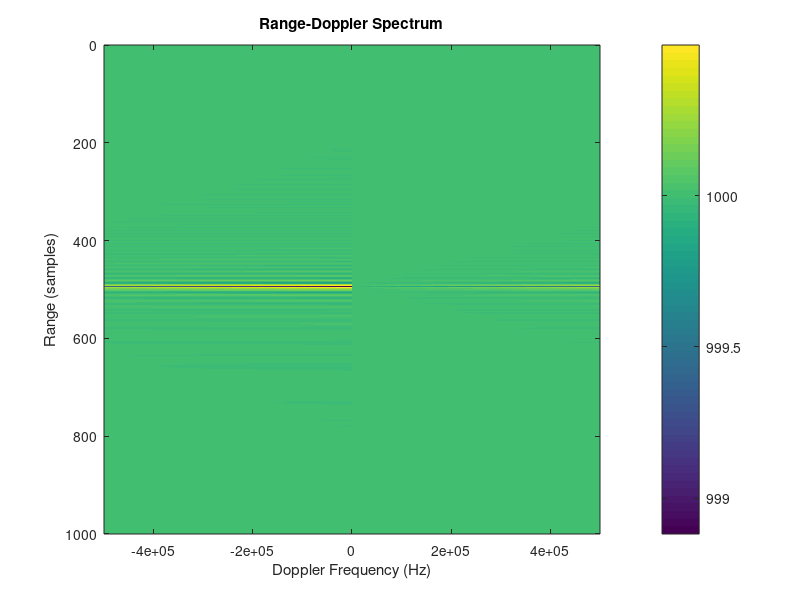

Source code (MATLAB):
% 参数设置
fs = 1e6; % 采样频率 1 MHz
T = 1e-3; % 信号持续时间 1 ms
t = 0:1/fs:T-1/fs; % 时间向量

% 生成线性调频信号（LFM）
fc = 100e3; % 载频 100 kHz
B = 500e3; % 带宽 500 kHz
S = B/T; % 扫频斜率
tx_signal = exp(1j*pi*S*t.^2) .* exp(1j*2*pi*fc*t); % 发射信号

% 假设目标距离和速度
R = 1000; % 目标距离 1000 m
v = 10; % 目标速度 10 m/s
tau = 2*R / 3e8; % 双程延迟
fd = 2*v / 3e8 * fc; % 多普勒频移

% 生成接收信号
rx_signal = circshift(tx_signal, [0, round(tau*fs)]) .* exp(1j*2*pi*fd*t);

% 生成RD谱
N = length(t);
range_fft = fft(rx_signal, N); % 距离维FFT
range_doppler_matrix = zeros(N, N);
for k = 1:N
    range_doppler_matrix(:, k) = fft(range_fft .* exp(1j*2*pi*(k-1)/N*t), N);
end

% 计算RD谱的幅度
rd_spectrum = abs(range_doppler_matrix);

% 绘制RD谱
figure;
imagesc(linspace(-fs/2, fs/2, N), linspace(0, T*fs, N), fftshift(rd_spectrum));
xlabel('Doppler Frequency (Hz)');
ylabel('Range (samples)');
title('Range-Doppler Spectrum');
colorbar;
